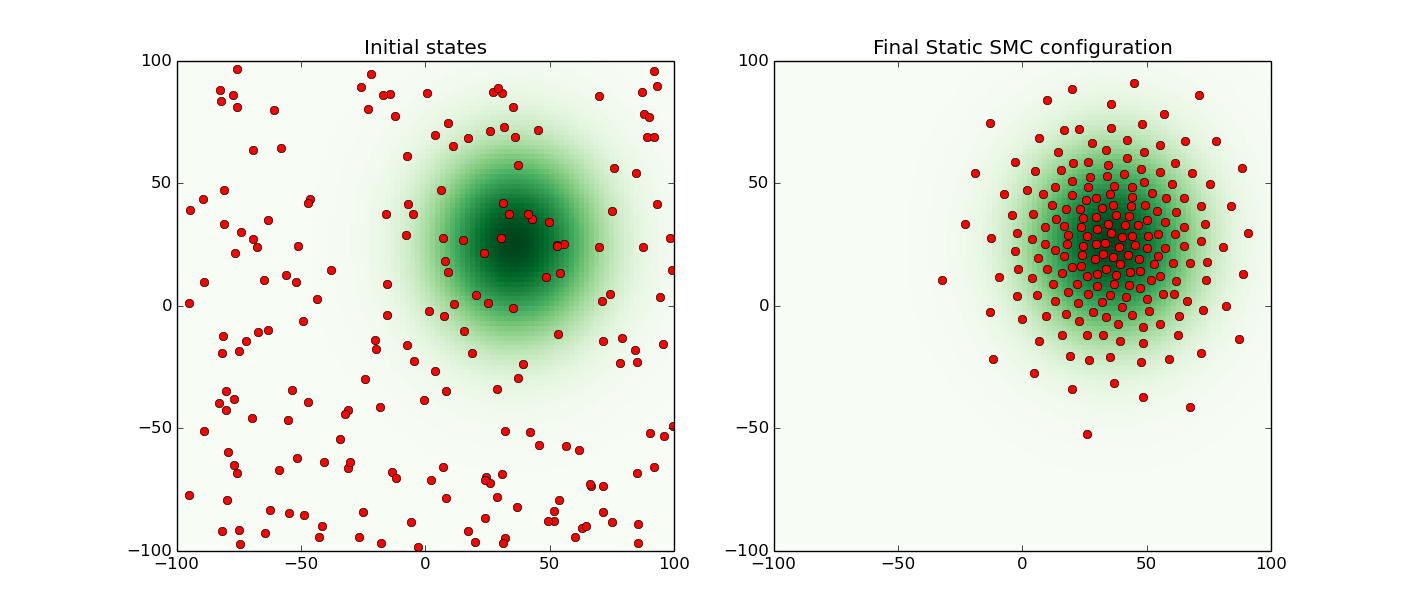

The Python source for this figure:


import random
import matplotlib.pyplot as plt
import numpy as np

from smc.probdist import ProbDist
from smc.agent import Agent
from smc.static_smc import StaticSMC


def plot_density(prob_dist):
    """" plots the given density """

    xmin = prob_dist.xmin
    xmax = prob_dist.xmax
    ymin = prob_dist.xmin
    ymax = prob_dist.xmax
    dx = prob_dist.dx
    dy = prob_dist.dy

    y, x = np.mgrid[slice(ymin, ymax+dy, dy),
                    slice(xmin, xmax+dx, dx)]

    ax = plt.gca()
    ax.pcolormesh(x, y, prob_dist.mu.T, cmap='Greens')

    return


if __name__ == '__main__':

    # Define probability distribution
    xmin, xmax = (-100.0, 100.0)
    ymin, ymax = (-100.0, 100.0)
    prob_dist = ProbDist(xmin=xmin, xmax=xmax, ymin=ymin, ymax=ymax, Nx=100, Ny=100)
    # first set everything to zero
    prob_dist.set_zero()
    # mean of gaussian distribution
    mu_x, mu_y = (35, 25)
    mu = np.array([[mu_x], [mu_y]])
    # covariance of gaussian distribution
    sig_x, sig_y = (35, 40)
    cov = np.array([[sig_x*sig_x, 0], [0, sig_y*sig_y]])
    # adding gaussian distribution
    prob_dist.add_gaussian(mu, cov, 1.0)

    # Define StaticSMC coverage object
    static_smc = StaticSMC(prob_dist)
    n_agents = 200
    random.seed(100818)
    initial_states = []
    # add agents to coverage object
    for iagent in range(n_agents):
        random_state = (xmin + (xmax-xmin) * random.random(),
                        ymin + (ymax-ymin) * random.random())
        static_smc.add_agent(Agent(random_state[0], random_state[1]))
        initial_states.append(random_state)

    # Run the algorithm (200 time-steps of size 1)
    static_smc.time_steps(200, 1)

    final_states = []
    for agent in static_smc.agents:
        final_states.append((agent.x, agent.y))

    plt.figure(figsize=(14, 6))
    # plotting initial locations of each agent
    plt.subplot(1, 2, 1)
    plot_density(prob_dist)
    for state in initial_states:
        plt.plot(state[0], state[1], 'ro')
    plt.axis([xmin, xmax, ymin, ymax])
    plt.title('Initial states')

    # plotting final configuration of agents
    plt.subplot(1, 2, 2)
    plot_density(prob_dist)
    for state in final_states:
        plt.plot(state[0], state[1], 'ro')
    plt.axis([xmin, xmax, ymin, ymax])
    plt.title('Final Static SMC configuration')
    plt.show()
